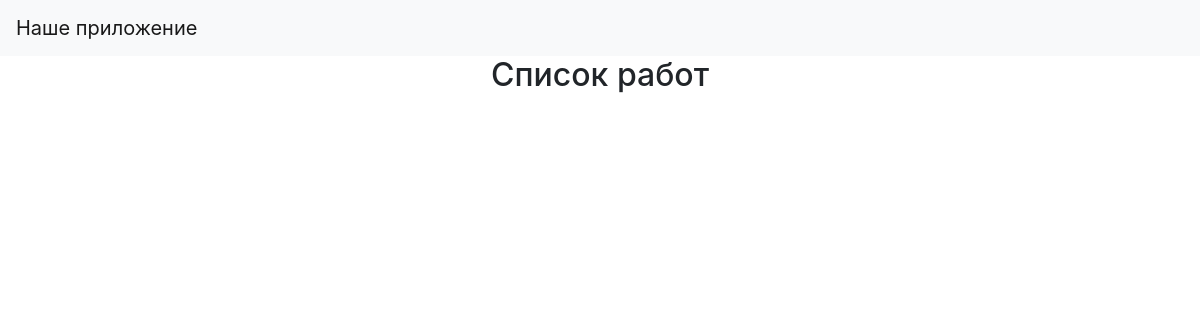
Page /works/ on the earlier database version.
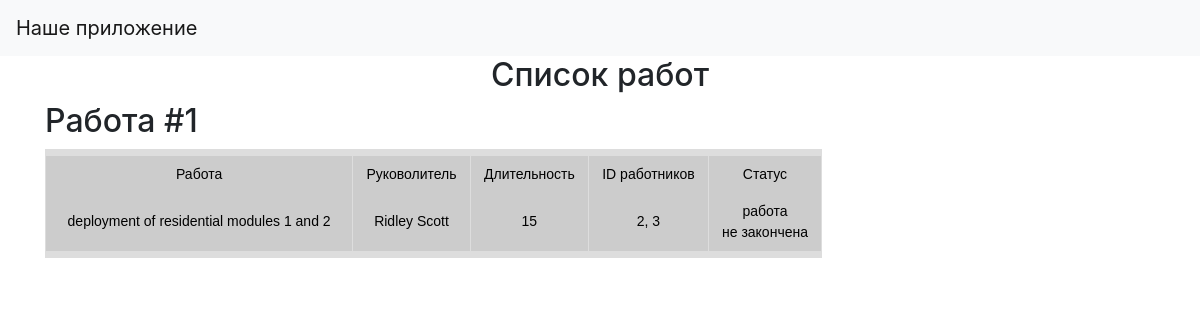
Same page on the later database version.
### data/jobs.py (models this page shows)
class Jobs(SqlAlchemyBase):
    __tablename__ = 'jobs'
    id = sqlalchemy.Column(sqlalchemy.Integer, autoincrement=True, primary_key=True)
    team_leader = sqlalchemy.Column(sqlalchemy.Integer, autoincrement=True)
    job = sqlalchemy.Column(sqlalchemy.String, nullable=True)
    work_size = sqlalchemy.Column(sqlalchemy.String, nullable=True)
    collaborators = sqlalchemy.Column(sqlalchemy.String, nullable=True)
    start_date = sqlalchemy.Column(sqlalchemy.DateTime)
    end_date = sqlalchemy.Column(sqlalchemy.DateTime)
    is_finished = sqlalchemy.Column(sqlalchemy.Boolean, nullable=True)
    user_id = sqlalchemy.Column(sqlalchemy.Integer,
                                sqlalchemy.ForeignKey("users.id"))
    user = orm.relation('User')

### main.py (the view)
@app.route('/works/')
def works():
    jobs = []
    for i, job in enumerate(session.query(Jobs).all()):
        _job = {}
        _job['id'] = i + 1
        _job['title'] = job.job
        leader = session.query(User).filter(User.id == job.team_leader).first()
        _job['team_leader'] = f'{leader.name} {leader.surname}'
        _job['duration'] = job.work_size
        _job['collaboration'] = job.collaborators
        _job['is_finished'] = job.is_finished
        jobs.append(_job)
    print(jobs)
    return render_template('works.html', jobs=jobs, style=url_for('static', filename='css/style.css'))

### templates/works.html
{% extends "base.html" %}
{% block content %}
<div align="center">
    <div>
        <h2>Список работ</h2>
    </div>
    {% for job in jobs %}
    <div class="text">
        <h2>Работа #{{job.id}}</h2>
        <div class="text">
            <table>
                <tr>
                    <td>
                        <a>Работа</a>
                    </td>
                    <td>
                        <a>Руковолитель</a>
                    </td>
                    <td>
                        <a>Длительность</a>
                    </td>
                    <td>
                        <a>ID работников</a>
                    </td>
                    <td>
                        <a>Статус</a>
                    </td>
                </tr>
                <tr>
                    <td>
                        <a>{{job.title}}</a>
                    </td>
                    <td>
                        <a>{{job.team_leader}}</a>
                    </td>
                    <td>
                        <a>{{job.duration}}</a>
                    </td>
                    <td>
                        <a>{{job.collaboration}}</a>
                    </td>
                    <td>
                        <a>работа</a>
                        <br>
                        {% if job.is_finished %}
                        <a>закончена</a>
                        {% else%}
                        <a>не закончена</a>
                        {% endif%}
                    </td>
                </tr>
            </table>
        </div>
        {% endfor %}
    </div>
    {% endblock %}

Differences in the rows shown:
added Jobs: id "1", title "deployment of residential modules 1 and 2", team_leader "Ridley Scott", duration "15", collaboration "2, 3"
